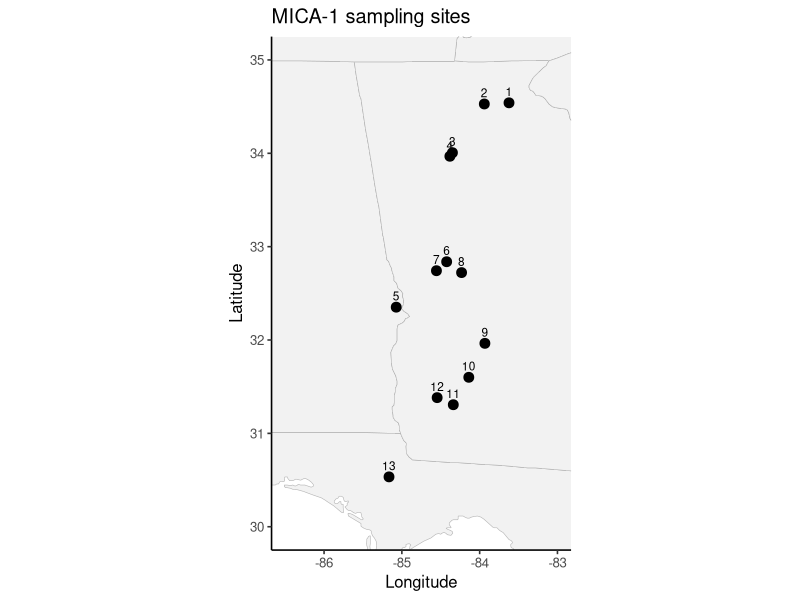
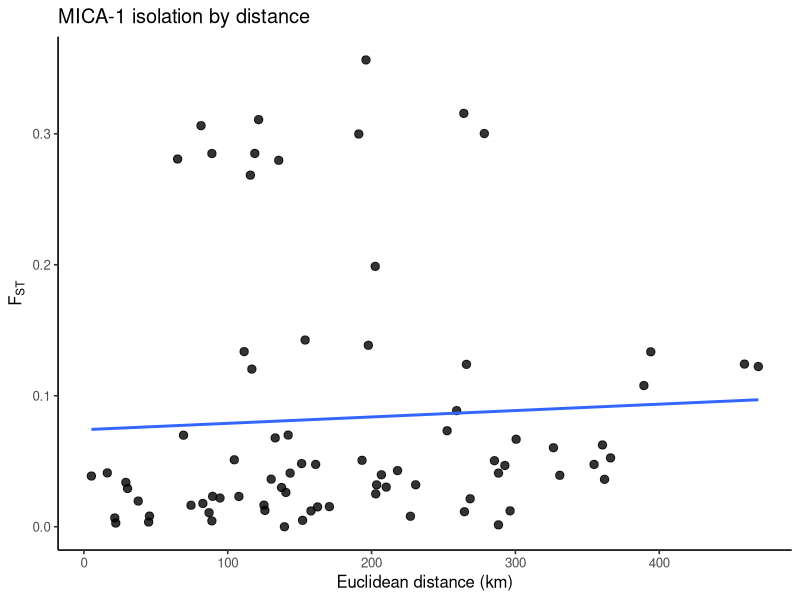

The R script that drew these images, in order: (Note: this script raises an error after producing the figures.)
############################
## MICA-1
## Shoal Bass (Micropterus cataractae)
## Taylor et al. 2018 North American Journal of Fisheries Management 38:549-564
## DOI: 10.1002/nafm.10048
##
## Inputs taken from paper:
## - Table 1: 13 named sampling sites
## - Figure 1 / Figure 4: site arrangement in the ACF basin
## - Table 7: pairwise FST among 13 sites
##
## Notes on coordinates:
## The paper does not provide site lat/lon directly, so coordinates below are
## inferred from the named reaches using the best matching public gage / locality
## anchors for each site.
##
## Workflow:
## 1) build coordinate dataframe in matrix order
## 2) build symmetrical FST matrix
## 3) set negative FST to 0
## 4) make site map
## 5) compute Euclidean geographic distances
## 6) make IBD plot
## 7) save only MICA_1_fst and MICA_1_coords to .RData
############################

# -----------------------------
# libraries
# -----------------------------
library(ggplot2)
library(maps)
library(geosphere)

# -----------------------------
# paths
# -----------------------------
base_dir <- "/Users/johnmccall/Library/CloudStorage/OneDrive-TheOhioStateUniversity/Spring_2026/Landgen_DGS/DGS-Patterns-of-Fish-Diversity/DGS-Patterns-of-Fish-Diversity/Objective 2/Data/MICA-1"
data_dir <- file.path(base_dir, "data")
dir.create(base_dir, recursive = TRUE, showWarnings = FALSE)
dir.create(data_dir, recursive = TRUE, showWarnings = FALSE)

# -----------------------------
# 1) coordinate dataframe
# matrix order follows Table 7:
# 1 Upper Chattahoochee River
# 2 Chestatee River
# 3 Big Creek
# 4 Chattahoochee River below Morgan Falls Dam
# 5 Little Uchee Creek
# 6 Upper Flint River above Fall Line
# 7 Big Lazer Creek
# 8 Upper Flint River below Fall Line
# 9 Lower Flint River below Lake Blackshear
# 10 Lower Flint River below Lake Worth
# 11 Lower Flint River
# 12 Ichawaynochaway Creek
# 13 Chipola River
# -----------------------------
MICA_1_coords <- data.frame(
  site_id = 1:13,
  lat = c(
    34.5407222,  # 1 Chattahoochee River near Cornelia, GA
    34.5282778,  # 2 Chestatee River near Dahlonega, GA
    34.0064889,  # 3 Big Creek at Riverside Rd near Roswell, GA
    33.9683000,  # 4 Chattahoochee River below Morgan Falls Dam, GA
    32.3518130,  # 5 Little Uchee Creek, AL
    32.8385000,  # 6 Flint River near Thomaston, GA
    32.7424167,  # 7 Big Lazer Creek at GA 41 near Talbotton, GA
    32.7221944,  # 8 Flint River at US 19 near Carsonville, GA
    31.9643389,  # 9 Flint River at Cobb / below Lake Blackshear, GA
    31.6005310,  # 10 Flint River below Lake Worth Dam, GA
    31.3069444,  # 11 Flint River at Newton, GA
    31.3827778,  # 12 Ichawaynochaway Creek at Milford, GA
    30.5340832   # 13 Chipola River near Altha, FL
  ),
  lon = c(
    -83.6227750,
    -83.9402222,
    -84.3499258,
    -84.3828000,
    -85.0724335,
    -84.4242500,
    -84.5555000,
    -84.2324167,
    -83.9326762,
    -84.1396380,
    -84.3388889,
    -84.5463889,
    -85.1651996
  ),
  stringsAsFactors = FALSE
)

# -----------------------------
# 2) pairwise FST matrix from Table 7
# values below diagonal in paper
# negatives retained initially, then set to 0 below
# -----------------------------
n_sites <- nrow(MICA_1_coords)

MICA_1_fst <- matrix(NA_real_, n_sites, n_sites)
diag(MICA_1_fst) <- 0

# fill lower triangle from Table 7
MICA_1_fst[2,1]   <-  0.03384
MICA_1_fst[3,1]   <-  0.02320
MICA_1_fst[3,2]   <-  0.06987
MICA_1_fst[4,1]   <-  0.02192
MICA_1_fst[4,2]   <-  0.01638
MICA_1_fst[4,3]   <-  0.03870
MICA_1_fst[5,1]   <-  0.30018
MICA_1_fst[5,2]   <-  0.31559
MICA_1_fst[5,3]   <-  0.35637
MICA_1_fst[5,4]   <-  0.29983
MICA_1_fst[6,1]   <-  0.03198
MICA_1_fst[6,2]   <-  0.05069
MICA_1_fst[6,3]   <-  0.03631
MICA_1_fst[6,4]   <-  0.01246
MICA_1_fst[6,5]   <-  0.30621
MICA_1_fst[7,1]   <-  0.04290
MICA_1_fst[7,2]   <-  0.03967
MICA_1_fst[7,3]   <-  0.06998
MICA_1_fst[7,4]   <-  0.02994
MICA_1_fst[7,5]   <-  0.28072
MICA_1_fst[7,6]   <-  0.04112
MICA_1_fst[8,1]   <-  0.03024
MICA_1_fst[8,2]   <-  0.02511
MICA_1_fst[8,3]   <-  0.04092
MICA_1_fst[8,4]   <- -0.00627
MICA_1_fst[8,5]   <-  0.28492
MICA_1_fst[8,6]   <-  0.00278
MICA_1_fst[8,7]   <-  0.02918
MICA_1_fst[9,1]   <-  0.04094
MICA_1_fst[9,2]   <-  0.05044
MICA_1_fst[9,3]   <-  0.03205
MICA_1_fst[9,4]   <-  0.00798
MICA_1_fst[9,5]   <-  0.26841
MICA_1_fst[9,6]   <-  0.02312
MICA_1_fst[9,7]   <-  0.05114
MICA_1_fst[9,8]   <-  0.00447
MICA_1_fst[10,1]  <-  0.03925
MICA_1_fst[10,2]  <-  0.06033
MICA_1_fst[10,3]  <-  0.02136
MICA_1_fst[10,4]  <-  0.01147
MICA_1_fst[10,5]  <-  0.31081
MICA_1_fst[10,6]  <-  0.02619
MICA_1_fst[10,7]  <-  0.06781
MICA_1_fst[10,8]  <-  0.01653
MICA_1_fst[10,9]  <-  0.00359
MICA_1_fst[11,1]  <-  0.05256
MICA_1_fst[11,2]  <-  0.06244
MICA_1_fst[11,3]  <-  0.06678
MICA_1_fst[11,4]  <-  0.01213
MICA_1_fst[11,5]  <-  0.27974
MICA_1_fst[11,6]  <-  0.01536
MICA_1_fst[11,7]  <-  0.04756
MICA_1_fst[11,8]  <-  0.01207
MICA_1_fst[11,9]  <-  0.01778
MICA_1_fst[11,10] <-  0.01960
MICA_1_fst[12,1]  <-  0.03618
MICA_1_fst[12,2]  <-  0.04757
MICA_1_fst[12,3]  <-  0.04677
MICA_1_fst[12,4]  <-  0.00143
MICA_1_fst[12,5]  <-  0.28500
MICA_1_fst[12,6]  <-  0.01513
MICA_1_fst[12,7]  <-  0.04821
MICA_1_fst[12,8]  <-  0.00488
MICA_1_fst[12,9]  <-  0.01072
MICA_1_fst[12,10] <-  0.00814
MICA_1_fst[12,11] <-  0.00672
MICA_1_fst[13,1]  <-  0.12232
MICA_1_fst[13,2]  <-  0.12416
MICA_1_fst[13,3]  <-  0.13356
MICA_1_fst[13,4]  <-  0.10779
MICA_1_fst[13,5]  <-  0.19874
MICA_1_fst[13,6]  <-  0.12395
MICA_1_fst[13,7]  <-  0.07330
MICA_1_fst[13,8]  <-  0.08866
MICA_1_fst[13,9]  <-  0.13851
MICA_1_fst[13,10] <-  0.14254
MICA_1_fst[13,11] <-  0.12035
MICA_1_fst[13,12] <-  0.13370

# make symmetrical
MICA_1_fst[upper.tri(MICA_1_fst)] <- t(MICA_1_fst)[upper.tri(MICA_1_fst)]

# set negatives to 0 per workflow
MICA_1_fst[MICA_1_fst < 0] <- 0

# use numeric site IDs as row/col names
rownames(MICA_1_fst) <- MICA_1_coords$site_id
colnames(MICA_1_fst) <- MICA_1_coords$site_id

# -----------------------------
# 3) site map
# -----------------------------
states_map <- map_data("state")

ggplot() +
  geom_polygon(
    data = states_map,
    aes(x = long, y = lat, group = group),
    fill = "grey95",
    color = "grey70",
    linewidth = 0.2
  ) +
  geom_point(
    data = MICA_1_coords,
    aes(x = lon, y = lat),
    size = 3
  ) +
  geom_text(
    data = MICA_1_coords,
    aes(x = lon, y = lat, label = site_id),
    nudge_y = 0.12,
    size = 3
  ) +
  coord_fixed(
    1.2,
    xlim = c(-86.5, -83.0),
    ylim = c(30.0, 35.0)
  ) +
  theme_classic(base_size = 12) +
  labs(
    x = "Longitude",
    y = "Latitude",
    title = "MICA-1 sampling sites"
  )


#---------------------------
# 4) geographic distance matrix
# -----------------------------
mica_1_geo_dist_m <- geosphere::distm(
  x = MICA_1_coords[, c("lon", "lat")],
  fun = geosphere::distHaversine
)

mica_1_geo_dist_km <- mica_1_geo_dist_m / 1000
rownames(mica_1_geo_dist_km) <- MICA_1_coords$site_id
colnames(mica_1_geo_dist_km) <- MICA_1_coords$site_id

# -----------------------------
# 5) pairwise dataframe for IBD
# -----------------------------
mica_1_ibd_df <- data.frame(
  site1   = rownames(MICA_1_fst)[row(MICA_1_fst)[upper.tri(MICA_1_fst)]],
  site2   = colnames(MICA_1_fst)[col(MICA_1_fst)[upper.tri(MICA_1_fst)]],
  fst     = MICA_1_fst[upper.tri(MICA_1_fst)],
  dist_km = mica_1_geo_dist_km[upper.tri(mica_1_geo_dist_km)]
)

# -----------------------------
# 6) IBD plot
# -----------------------------
ggplot(mica_1_ibd_df, aes(x = dist_km, y = fst)) +
  geom_point(size = 2.5, alpha = 0.8) +
  geom_smooth(method = "lm", se = FALSE) +
  theme_classic(base_size = 12) +
  labs(
    x = "Euclidean distance (km)",
    y = expression(F[ST]),
    title = "MICA-1 isolation by distance"
  )


# -----------------------------
# 7) save outputs
# save only fst and coords as requested
# -----------------------------
save(
  MICA_1_fst,
  MICA_1_coords,
  file = file.path(data_dir, "MICA-1.RData")
)
